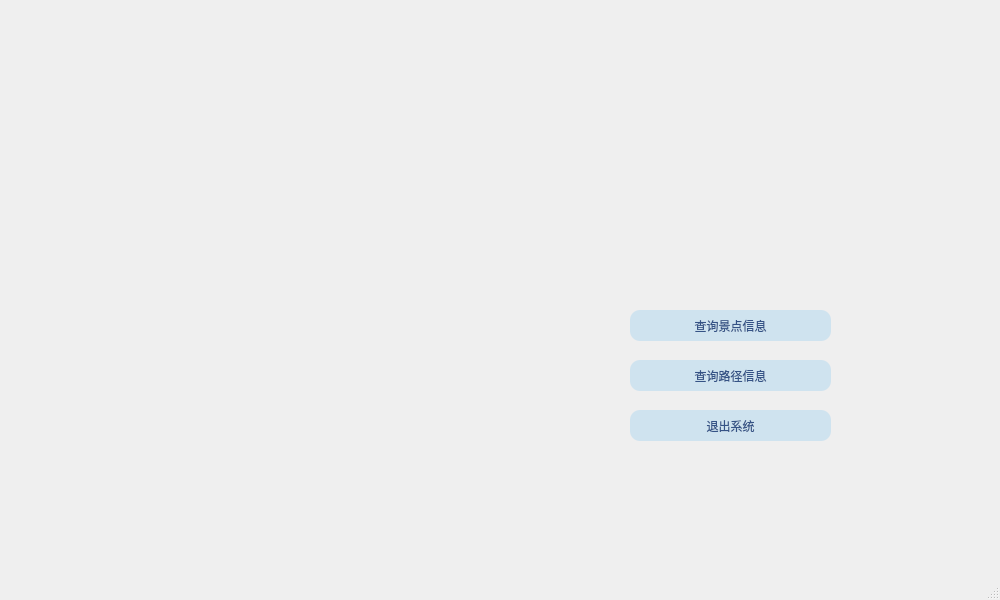
<?xml version="1.0" encoding="UTF-8"?>
<ui version="4.0">
 <class>MainWindow</class>
 <widget class="QMainWindow" name="MainWindow">
  <property name="geometry">
   <rect>
    <x>0</x>
    <y>0</y>
    <width>1000</width>
    <height>600</height>
   </rect>
  </property>
  <property name="windowTitle">
   <string>MainWindow</string>
  </property>
  <property name="styleSheet">
   <string notr="true">QPushButton{
border-radius:10px;
background-color:#cfe3ef;
color:#355386;
}
QPushButton:hover{
background-color:rgb(165, 188, 239);
}
MainWindow{
border-image:url(:/pic/images/background.png);
}</string>
  </property>
  <widget class="QWidget" name="centralwidget">
   <widget class="QPushButton" name="InfomationInterfaceButton">
    <property name="geometry">
     <rect>
      <x>630</x>
      <y>310</y>
      <width>201</width>
      <height>31</height>
     </rect>
    </property>
    <property name="text">
     <string>查询景点信息</string>
    </property>
   </widget>
   <widget class="QPushButton" name="PathInterfaceButton">
    <property name="geometry">
     <rect>
      <x>630</x>
      <y>360</y>
      <width>201</width>
      <height>31</height>
     </rect>
    </property>
    <property name="text">
     <string>查询路径信息</string>
    </property>
   </widget>
   <widget class="QPushButton" name="ExitInterfaceButton">
    <property name="geometry">
     <rect>
      <x>630</x>
      <y>410</y>
      <width>201</width>
      <height>31</height>
     </rect>
    </property>
    <property name="text">
     <string>退出系统</string>
    </property>
   </widget>
  </widget>
  <widget class="QStatusBar" name="statusbar"/>
 </widget>
 <resources/>
 <connections/>
</ui>
